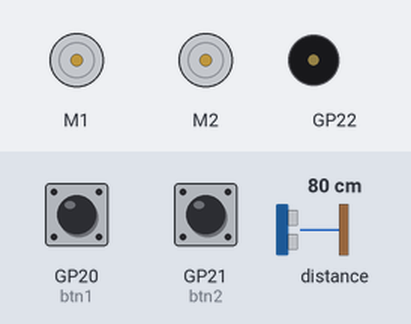
Bench run of a program on a simulated Raspberry Pi Pico running CircuitPython. On the bench: 2 × DC motor (green arrow = forward, orange = backward, longer = faster), buzzer (waves = sounding). The test bench sets the inputs (shaded band); at power-on: GP20 (btn1) HIGH, distance to the obstacle 80 cm, GP21 (btn2) HIGH. Random numbers come from a fixed seed.

Above: at 1.2 s.
1.3 s: GP20 (btn1) pulled LOW for 0.15 s
At 2.0 s:
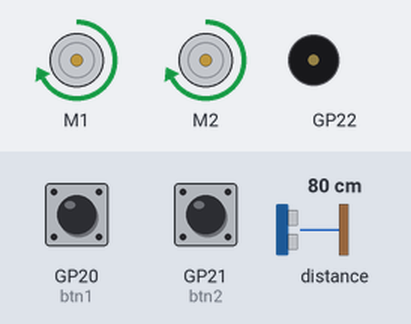
2.9 s: distance to the obstacle set to 17 cm
4.4 s: distance to the obstacle set to 13 cm
At 4.9 s:
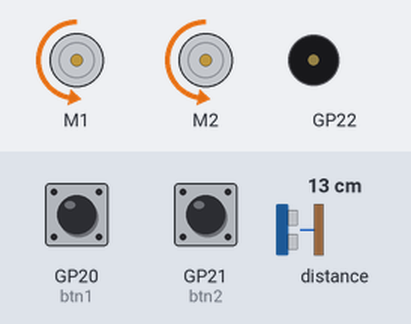
7.4 s: GP21 (btn2) pulled LOW for 1 s
9.9 s: GP20 (btn1) pulled LOW for 1 s
At 11.45 s:
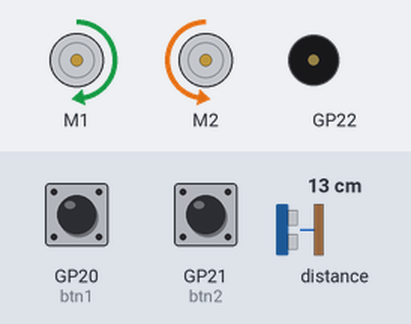
Timing chart, 0 to 13.9 s (numbered marks = the images above; inputs shaded):
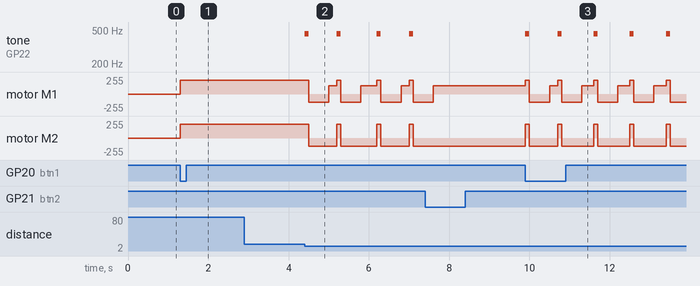

Measured:
- the behaviour switches between 15 and 14 cm on distance to the obstacle (found by bisection; images 1 and 2)
- after the input at 1.3 s, motor M1, motor M2: stopped → forward 204/255 at once
- after the input at 2.9 s, every drawn part: stays the same
- after the input at 4.4 s, tone on GP22: plays 450 Hz for 0.10 s, 450 Hz for 0.10 s, 450 Hz for 0.10 s, 450 Hz for 0.10 s, starting at once; motor M1: forward 204/255 → backward 127/255 after 0.10 s, → forward 127/255 0.50 s later, → forward 204/255 0.20 s later, → backward 127/255 0.10 s later, … (10 changes in this stretch)
- after the input at 9.9 s, tone on GP22: alternates 450 Hz for 0.10 s and silent for 0.80 s, starting at once; motor M1: forward 127/255 → forward 204/255 at once, → backward 127/255 0.10 s later, → forward 127/255 0.50 s later, → forward 204/255 0.20 s later, … (14 changes in this stretch)

The program:

code_2.py
```python
# *************************************************
# Out-of-the-box Demo for Cytron Maker Pi RP2040
#
# This demo code is written in CircuitPython and it serves
# as an easy quality check when you first receive the board.
#
# It plays a melody upon power up (slide power switch to ON)
# and shows running lights (blue LEDs) at the same time.
# Then the two RGB LEDs will animate the colors, while the
# program checking push buttons' state, repeatedly.
#
# Press GP20 button to play a short melody, lights up all
# blue LEDs, move servo motors to 0 degree and run DC motors
# at 50% and -50% speeds.
# Press GP21 button to play another melody, turn off all blue
# LEDs, move servo motors to 180 degree & brake DC motors.
#
# Maker Pi RP2040 also has four DC motors quick test buttons
# built-in. You may press the onboard M1A, M1B, M2A or M2B
# push buttons to run your motors without writing any code.
#
# More info:
# http://www.cytron.io/p-maker-pi-rp2040
# https://circuitpython.org/board/raspberry_pi_pico
#
# Email: support@cytron.io
# *************************************************
import board
import digitalio
import neopixel
import simpleio
import busio
import time
import pwmio
from adafruit_motor import servo, motor
import adafruit_vl53l0x
from random import randint


# Initialize buttons
btn1 = digitalio.DigitalInOut(board.GP20)
btn2 = digitalio.DigitalInOut(board.GP21)
btn1.direction = digitalio.Direction.INPUT
btn2.direction = digitalio.Direction.INPUT
btn1.pull = digitalio.Pull.UP
btn2.pull = digitalio.Pull.UP

# Initialize DC motors
m1a = pwmio.PWMOut(board.GP8, frequency=50)
m1b = pwmio.PWMOut(board.GP9, frequency=50)
motor1 = motor.DCMotor(m1a, m1b)
m2a = pwmio.PWMOut(board.GP10, frequency=50)
m2b = pwmio.PWMOut(board.GP11, frequency=50)
motor2 = motor.DCMotor(m2a, m2b)
# Initialize I2C bus and sensor.
i2cl = busio.I2C(board.GP5, board.GP4)
i2cp = busio.I2C(board.GP3, board.GP2)
vl53l = adafruit_vl53l0x.VL53L0X(i2cl)
vl53p = adafruit_vl53l0x.VL53L0X(i2cp)
piezo = board.GP22

# -------------------------------------------------
# FOREVER LOOP: Check buttons & animate RGB LEDs
# -------------------------------------------------
start = False

while True:


    # Check button 1 (GP20)
    if not btn1.value:  # button 1 pressed
        start = True
    # Check button 2 (GP21)
    elif not btn2.value:  # button 2 pressed
        start = False

    if start:
        # Move motors at 50% speed
        motor1.throttle = 0.8  # motor1.throttle = 1 or -1 for full speed
        motor2.throttle = 0.8
        distancel = vl53l.range
        distancep = vl53p.range
        #print("Rangel: {0}mm".format(distancel))
        #print("Rangep: {0}mm".format(distancep))
        if distancel < 150 or distancep < 150:
            simpleio.tone(piezo, 450, 0.1)

            # Move motors at 50% speed
            motor1.throttle = -0.5  # motor1.throttle = 1 or -1 for full speed
            motor2.throttle = -0.5
            time.sleep(0.5)

            # Move motors at 50% speed
            if distancel <= distancep:
                motor1.throttle = 0.5  # motor1.throttle = 1 or -1 for full speed
                motor2.throttle = -0.5
            else:
                motor1.throttle = -0.5  # motor1.throttle = 1 or -1 for full speed
                motor2.throttle = 0.5
            turn_time = randint(2,4)/10
            time.sleep(turn_time)
```
